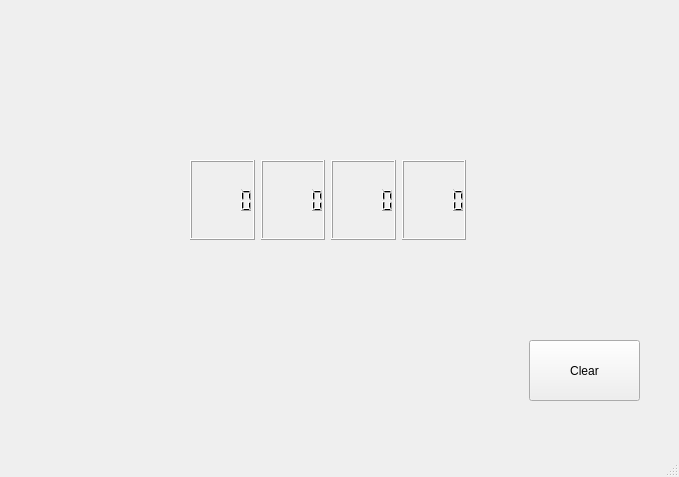
<?xml version="1.0" encoding="UTF-8"?>
<ui version="4.0">
 <class>MainWindow</class>
 <widget class="QMainWindow" name="MainWindow">
  <property name="geometry">
   <rect>
    <x>0</x>
    <y>0</y>
    <width>679</width>
    <height>477</height>
   </rect>
  </property>
  <property name="windowTitle">
   <string>MainWindow</string>
  </property>
  <widget class="QWidget" name="centralwidget">
   <widget class="QPushButton" name="pushButtonClear">
    <property name="geometry">
     <rect>
      <x>529</x>
      <y>340</y>
      <width>111</width>
      <height>61</height>
     </rect>
    </property>
    <property name="text">
     <string>Clear</string>
    </property>
   </widget>
   <widget class="QWidget" name="horizontalLayoutWidget">
    <property name="geometry">
     <rect>
      <x>190</x>
      <y>160</y>
      <width>276</width>
      <height>80</height>
     </rect>
    </property>
    <layout class="QHBoxLayout" name="horizontalLayout">
     <item>
      <widget class="QLCDNumber" name="lcdNumberHours"/>
     </item>
     <item>
      <widget class="QLCDNumber" name="lcdNumberMin"/>
     </item>
     <item>
      <widget class="QLCDNumber" name="lcdNumberSec"/>
     </item>
     <item>
      <widget class="QLCDNumber" name="lcdNumberMiliSec"/>
     </item>
    </layout>
   </widget>
  </widget>
  <widget class="QMenuBar" name="menubar">
   <property name="geometry">
    <rect>
     <x>0</x>
     <y>0</y>
     <width>679</width>
     <height>20</height>
    </rect>
   </property>
  </widget>
  <widget class="QStatusBar" name="statusbar"/>
 </widget>
 <resources/>
 <connections/>
</ui>
